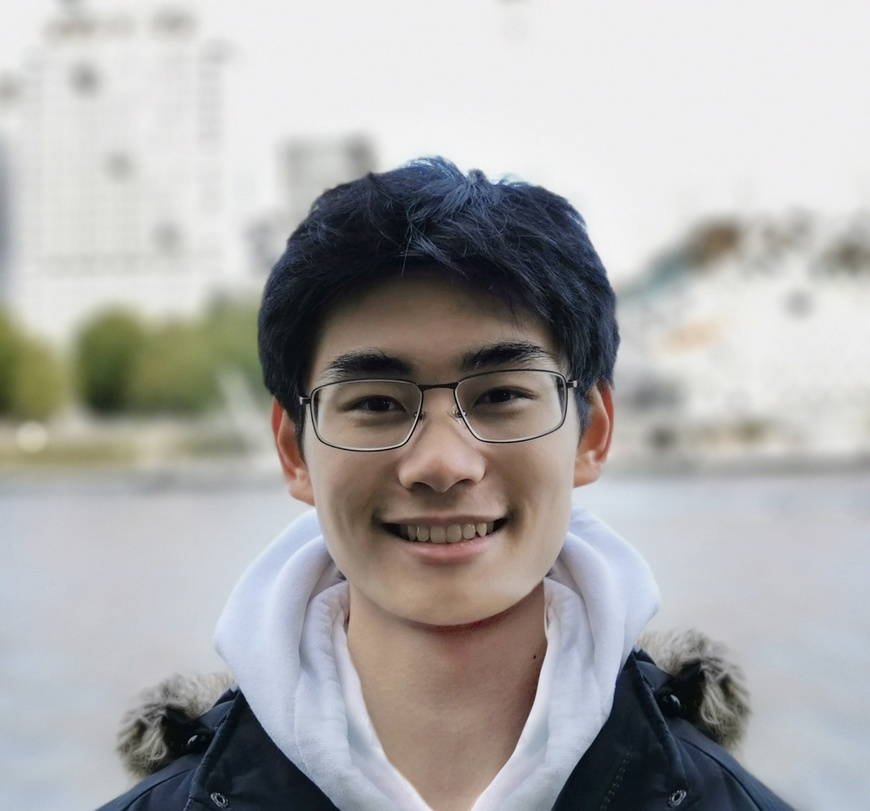
#> input picture images/james.jpeg, 870 x 811 px, shrunk from 1440 x 1342 before the run
$ jupyter execute main.ipynb
#> lines starting #> are read from the running program, lines starting #| are printed output that depends on the picture; after the words box and inside, x2 and y2 are one past the last pixel; in counts of white or black regions, pixels touching at a corner belong together
[cell 1]
import cv2
import numpy as np

# colors
colors = {
    'white': 255,
    'light_gray': 230,
    'gray': 170,
    'dark_gray': 64,
    'black': 0,
}

[cell 2]
# read the image
rgb_image = cv2.imread('images/james.jpeg')
#> rgb_image is the input picture: shape (811, 870, 3); mean B, G, R 169.5, 170.3, 171.3

# convert the image to grayscale
gray_image = cv2.cvtColor(rgb_image, cv2.COLOR_BGR2GRAY)
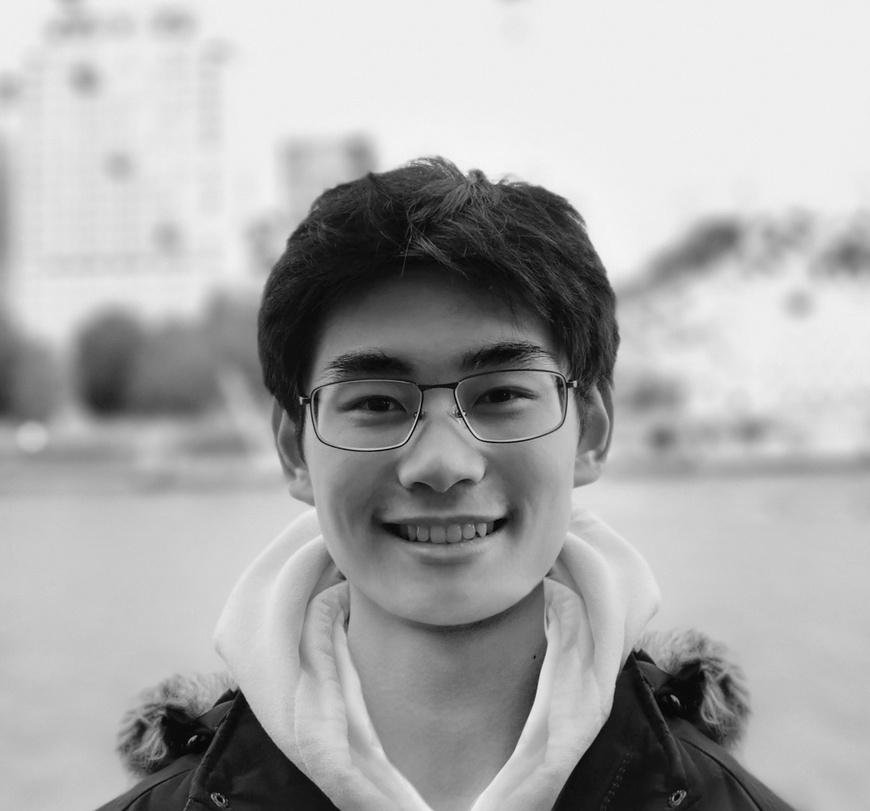
#> gray_image: shape (811, 870); min 1, max 247, mean 170.5

print(gray_image)
#> (printed output is left out)
print(gray_image.shape)
#| (811, 870)

[cell 3]
# canny edge detection
edges = cv2.Canny(gray_image, 40, 90)
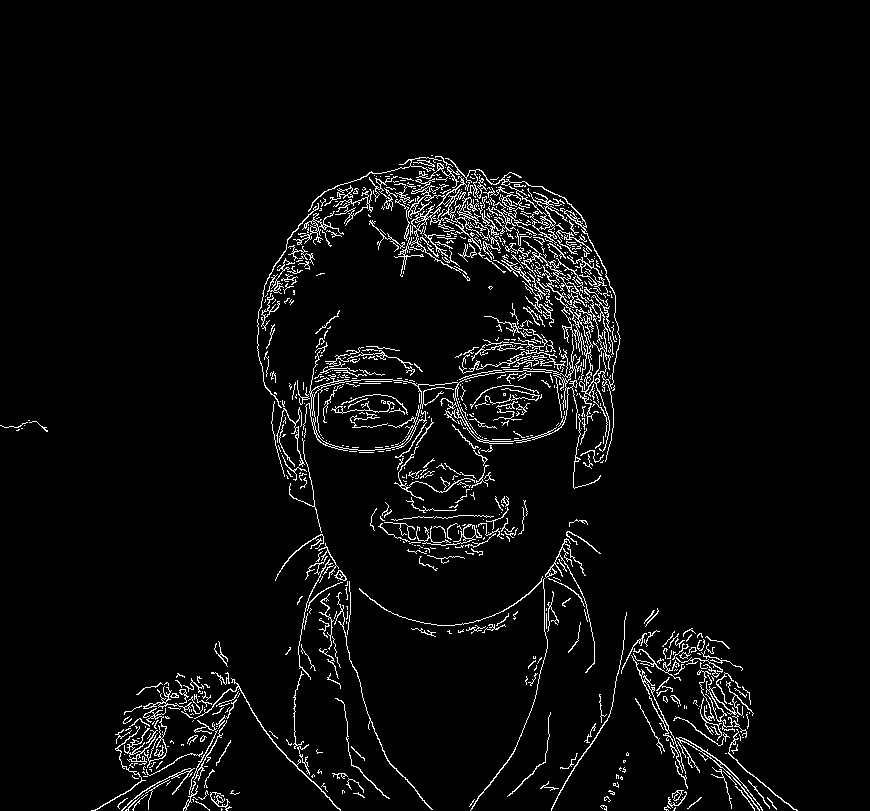
#> edges: shape (811, 870); 4.1% white in thin lines or dots, all inside (x1, y1, x2, y2) = (0, 155, 798, 811)
edges = cv2.bitwise_not(edges)

cv2.imshow('edges', edges)

[cell 4]
# This code section removes blurry backgrounds

# create a padded version of the Canny edge image
kernel_size = (150, 150)
padded_canny = cv2.copyMakeBorder(edges, kernel_size[0]//2, kernel_size[0]//2,
                                  kernel_size[1]//2, kernel_size[1]//2, cv2.BORDER_CONSTANT, value=0)
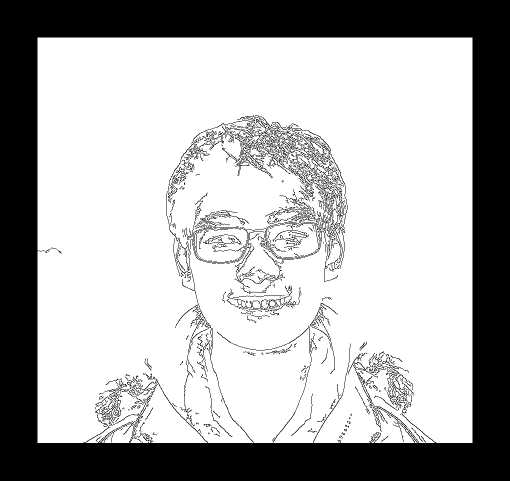
#> padded_canny: shape (961, 1020) (shown at 1/2 size); 69% white; 822 black regions (548 under 20 px), largest, box (x1, y1, x2, y2) and area: (0, 0, 1020, 961) 276696, (378, 413, 653, 526) 1599, (469, 251, 576, 352) 1446

# create an output image
output_image = np.zeros_like(gray_image)

# iterate over each pixel in the original image
for i in range(gray_image.shape[0]):
    for j in range(gray_image.shape[1]):
        # get the kernel region around the pixel
        kernel_region = padded_canny[i:i+kernel_size[0], j:j+kernel_size[1]]
        # if min value is 0, set the output pixel to the original value
        if np.min(kernel_region) == 0:
            output_image[i, j] = gray_image[i, j]
        else:
            # else, set the output pixel to grey
            output_image[i, j] = 224
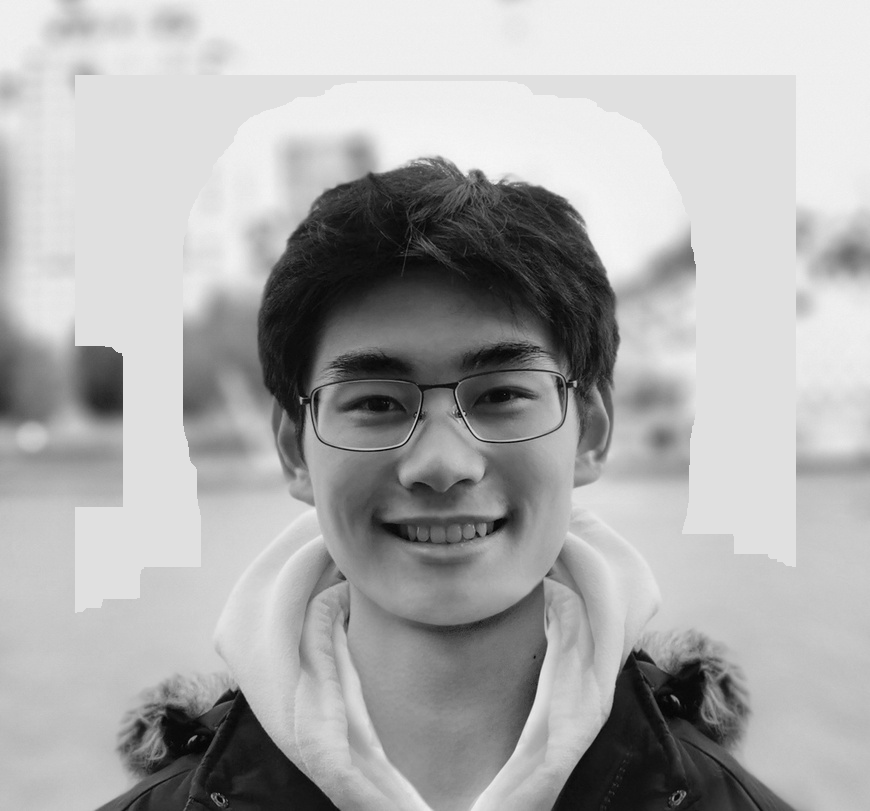
#> output_image: shape (811, 870); min 1, max 247, mean 173.1

# remove the padding
output_image = output_image[kernel_size[0]//2:-kernel_size[0]//2, kernel_size[1]//2:-kernel_size[1]//2]
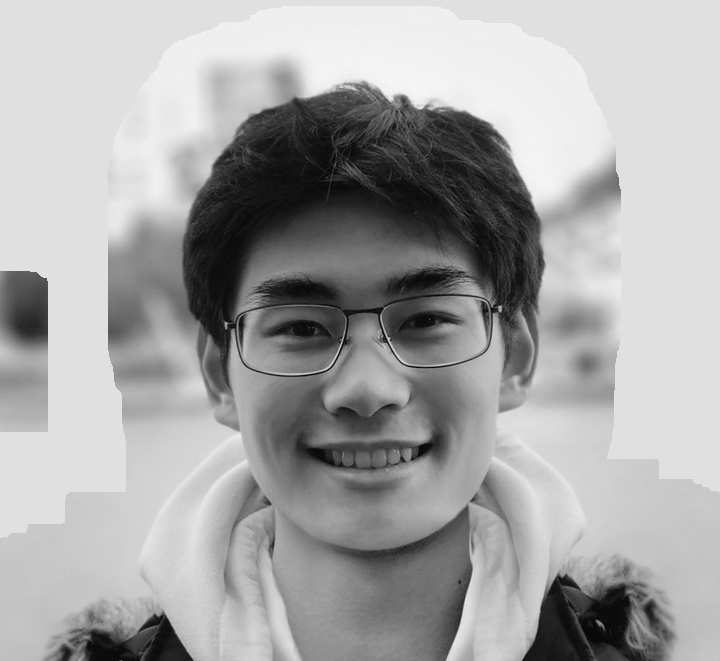
#> output_image: shape (661, 720); min 1, max 247, mean 166.2

cv2.imshow('output_image', output_image)

# key = cv2.waitKey(0)

# # Check the pressed key
# if key == ord('q'):
#     # If 'q' is pressed, close the window and exit
#     cv2.destroyAllWindows()

[cell 5]
# map each pixel of the gray image to the closest color
output_image = gray_image

gray_filter = np.zeros_like(output_image)
for i in range(output_image.shape[0]):
    for j in range(output_image.shape[1]):
        if output_image[i, j] <= 42:
            gray_filter[i, j] = colors['black']
        elif output_image[i, j] <= 100:
            gray_filter[i, j] = colors['dark_gray']
        elif output_image[i, j] <= 160:
            gray_filter[i, j] = colors['gray']
        elif output_image[i, j] <= 230:
            gray_filter[i, j] = colors['light_gray']
        else:
            gray_filter[i, j] = colors['white']
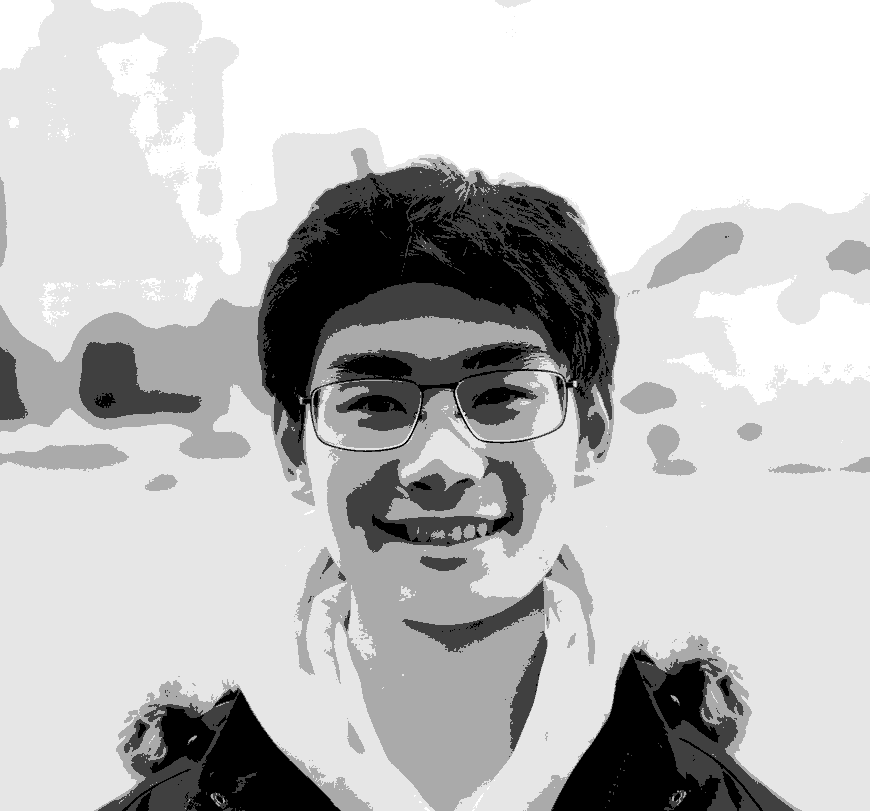
#> gray_filter: shape (811, 870); min 0, max 255, mean 191.2

# display the image
cv2.imshow('gray_image', gray_image)
cv2.imshow('gray_filter', gray_filter)

key = cv2.waitKey(0)
#> (key q is pressed here)

# check the pressed key
if key == ord('q'):
    # if 'q' is pressed, close the window and exit
    cv2.destroyAllWindows()

$ run again, with images/elon.png saved as images/james.jpeg
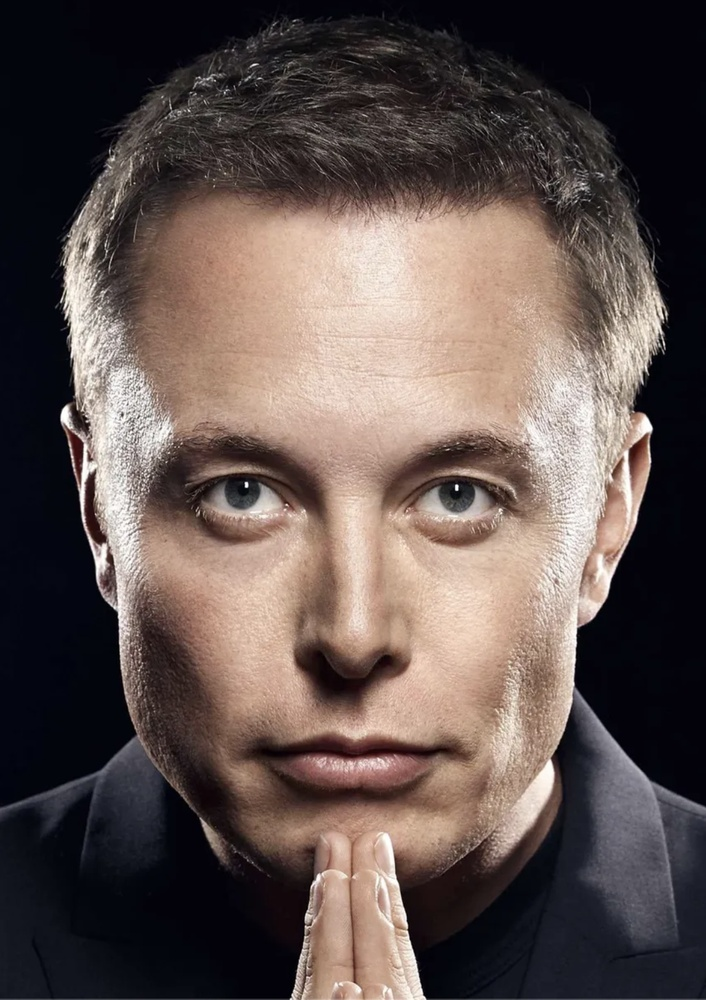
#> input picture images/elon.png, 706 x 1000 px, shrunk from 1088 x 1542 before the run
#> rgb_image is the input picture: shape (1000, 706, 3); mean B, G, R 77.9, 81.5, 94.7
#> (printed output is left out)
#| (1000, 706)
#> `edges = cv2.Canny(gray_image, 40, 90)`:
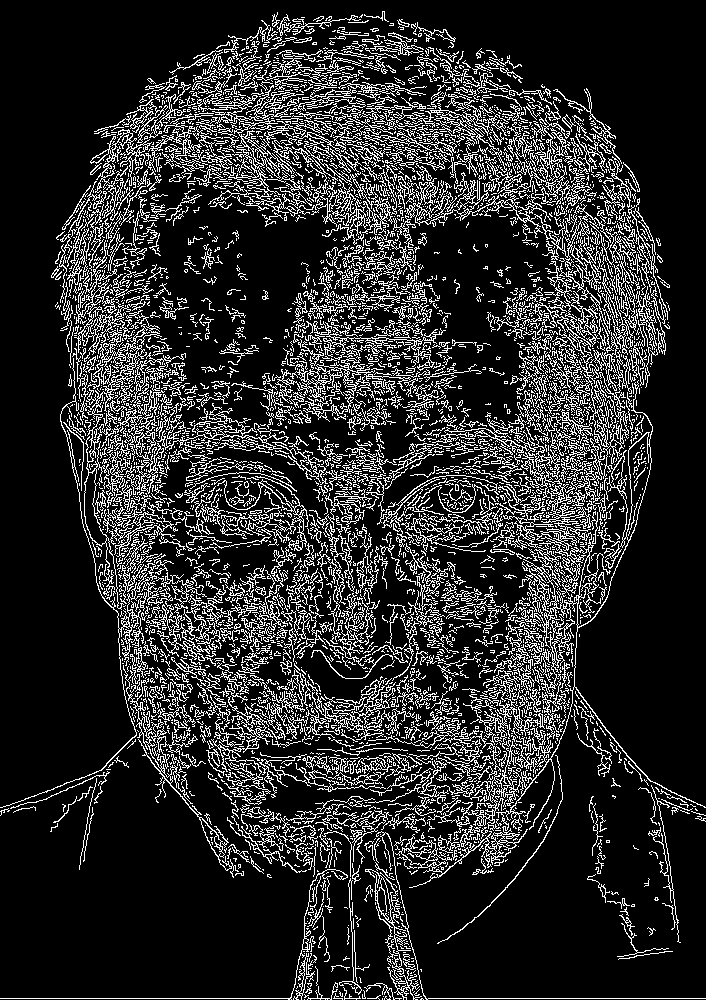
#> edges: shape (1000, 706); 17% white in thin lines or dots
#> padded_canny: shape (1150, 856); 59.5% white; 4110 black regions (3071 under 20 px), largest, box (x1, y1, x2, y2) and area: (0, 0, 856, 1150) 292077, (149, 315, 250, 685) 4197, (272, 167, 404, 296) 2295
#> after the loop `for i in range(output_image.shape[0]):`:
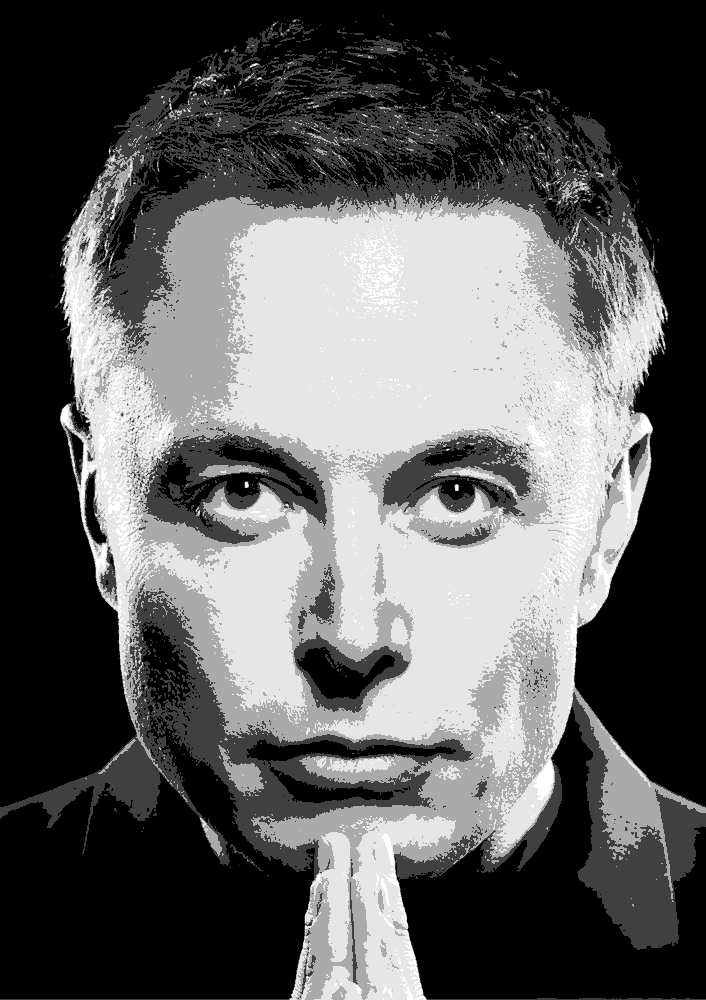
#> gray_filter: shape (1000, 706); min 0, max 255, mean 93.8
